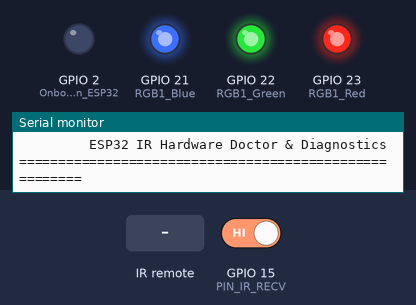
A sketch run on a simulated ESP32. Shown: output pins drawn as LEDs (lit = HIGH), the last lines printed to the serial monitor. Wiring (from diagram.json): IR receiver: data GPIO 15. The test bench sets the inputs (shaded band); at power-on: GPIO 15 (PIN_IR_RECV) HIGH.

Above: at 1.1 s.
At 2.5 s:
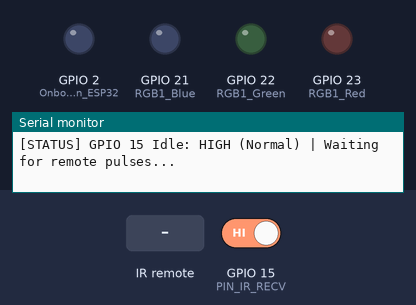
2.6 s: infrared code 0xF720DF received
4.1 s: infrared code 0xF7A05F received
Timing chart, 0 to 7.1 s (numbered marks = the images above; inputs shaded):
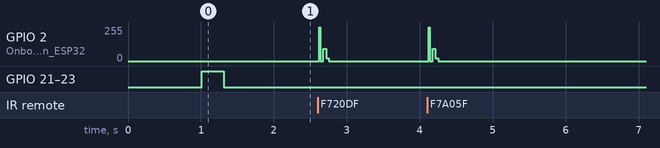

The sketch:

ir_sniffer.ino
```cpp
#include <Arduino.h>
#include <IRremoteESP8266.h>
#include <IRrecv.h>
#include <IRsend.h>
#include <IRutils.h>

// ==========================================
// ESP32 IR Hardware Doctor & Diagnostic Tool
// ==========================================
const uint16_t PIN_IR_RECV = 15;
const uint16_t PIN_IR_LED  = 4;

IRrecv irrecv(PIN_IR_RECV);
IRsend irsend(PIN_IR_LED);
decode_results results;

volatile unsigned long pulseCount = 0;

void IRAM_ATTR onPinChange() {
  pulseCount++;
  digitalWrite(2, !digitalRead(PIN_IR_RECV)); // Onboard Blue LED flashes on any IR pulse
}

void setup() {
  Serial.begin(115200);
  delay(1000);

  Serial.println("\n=======================================================");
  Serial.println("         ESP32 IR Hardware Doctor & Diagnostics       ");
  Serial.println("=======================================================");

  // Setup Hardware
  pinMode(PIN_IR_RECV, INPUT_PULLUP);
  pinMode(2, OUTPUT); // Onboard Blue LED on ESP32
  pinMode(23, OUTPUT); // RGB1 Red
  pinMode(22, OUTPUT); // RGB1 Green
  pinMode(21, OUTPUT); // RGB1 Blue
  digitalWrite(2, LOW);
  digitalWrite(23, HIGH); // Flash RGB white on boot
  digitalWrite(22, HIGH);
  digitalWrite(21, HIGH);
  delay(300);
  digitalWrite(23, LOW);
  digitalWrite(22, LOW);
  digitalWrite(21, LOW);

  attachInterrupt(digitalPinToInterrupt(PIN_IR_RECV), onPinChange, CHANGE);
  irsend.begin();
  irrecv.enableIRIn();

  Serial.println("[SETUP] IR Receiver on GPIO 15 (Active LOW with pull-up)");
  Serial.println("[SETUP] IR Transmitter LED on GPIO 4");
  Serial.println("-------------------------------------------------------");
  Serial.println("DIAGNOSTIC GUIDE:");
  Serial.println("1. Point your physical remote at the sensor & press keys.");
  Serial.println("2. Watch below for Pin Status, Pulse Counts & Hex Codes.");
  Serial.println("-------------------------------------------------------\n");
}

void loop() {
  static unsigned long lastCheck = 0;
  static unsigned long lastPulseSeen = 0;
  unsigned long currentMillis = millis();

  // 1. Check for decoded IR signals
  if (irrecv.decode(&results)) {
    Serial.println("\n>>> [SUCCESS] IR SIGNAL RECEIVED & DECODED! <<<");
    Serial.printf("Protocol : %s\n", typeToString(results.decode_type).c_str());
    Serial.printf("Bit Count: %d bits\n", results.bits);
    Serial.print("Hex Code : 0x");
    serialPrintUint64(results.value, HEX);
    Serial.println();

    if (results.value == 0xF720DF) Serial.println("--> Detected Key: RED (Focus)");
    else if (results.value == 0xF7A05F) Serial.println("--> Detected Key: GREEN (Break)");
    else if (results.value == 0xF7E01F) Serial.println("--> Detected Key: WHITE (Reset)");
    else if (results.value == 0xF7C03F) Serial.println("--> Detected Key: POWER ON");
    else if (results.value == 0xF740BF) Serial.println("--> Detected Key: POWER OFF");

    Serial.println("-------------------------------------------------------");
    irrecv.resume();
  }

  // 2. Periodic Electrical Pin Health Monitor (every 2 seconds)
  if (currentMillis - lastCheck >= 2000) {
    lastCheck = currentMillis;
    int pinLevel = digitalRead(PIN_IR_RECV);
    unsigned long pulses = pulseCount;

    if (pinLevel == LOW && (pulses - lastPulseSeen == 0)) {
      Serial.println("[ELECTRICAL ALERT] GPIO 15 is STUCK LOW!");
      Serial.println("  -> Cause: Wiring inverted! Check GND and VCC/OUT pins on your VS1838B.");
    } else if (pulses > lastPulseSeen) {
      Serial.printf("[ACTIVITY] Received %lu raw electrical pulses on GPIO 15.\n", (pulses - lastPulseSeen));
      lastPulseSeen = pulses;
    } else {
      Serial.printf("[STATUS] GPIO 15 Idle: %s (Normal) | Waiting for remote pulses...\n", pinLevel == HIGH ? "HIGH" : "LOW");
    }
  }

  // 3. Self-Loopback Test every 10 seconds:
  // Briefly pulse the IR LED on GPIO 4 to verify the receiver catches it
  static unsigned long lastSelfTest = 0;
  if (currentMillis - lastSelfTest >= 10000) {
    lastSelfTest = currentMillis;
    Serial.println("[TEST] Emitting 38kHz test pulse from IR LED (GPIO 4)...");
    irsend.sendNEC(0xF720DF, 32);
    delay(50);
  }
}
```
